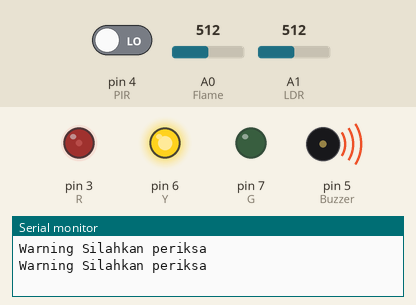
Recording of a sketch running on a simulated Arduino Uno, built with avr-gcc and run on an emulated ATmega328P. Parts: output pins drawn as LEDs (lit = HIGH), buzzer (waves = sounding, pin HIGH), the last lines printed to the serial monitor. Inputs (shaded band) come from the test bench; at power-on: A0 (Flame) = 512, A1 (LDR) = 512, pin 4 (PIR) LOW.

Above: at 2.8 s.
2.9 s: A0 (Flame) set to 1002
6.4 s: A0 (Flame) set to 1015
At 9.1 s:
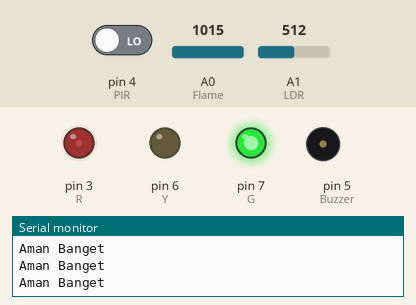
9.5 s: A1 (LDR) set to 716
At 10.7 s:
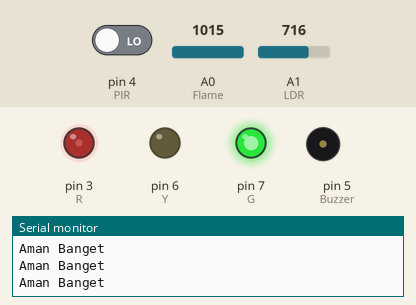
12.2 s: A1 (LDR) set to 0
At 12.9 s:
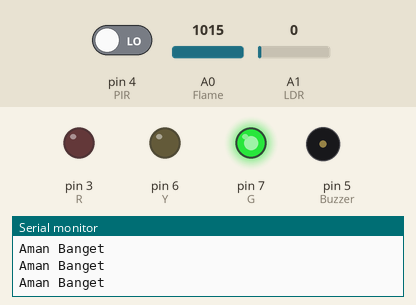
14.9 s: A0 (Flame) set to 900
At 15.6 s:
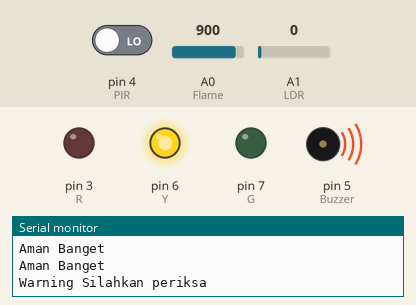
20.4 s: A1 (LDR) set to 12
23.9 s: A1 (LDR) set to 15
At 25.7 s:
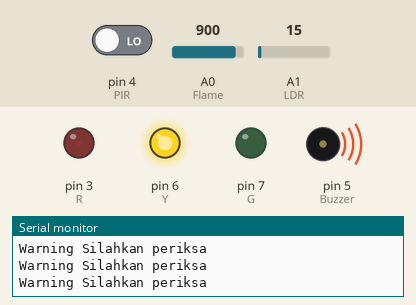
Timing chart, 0 to 30.9 s (numbered marks = the images above; inputs shaded):
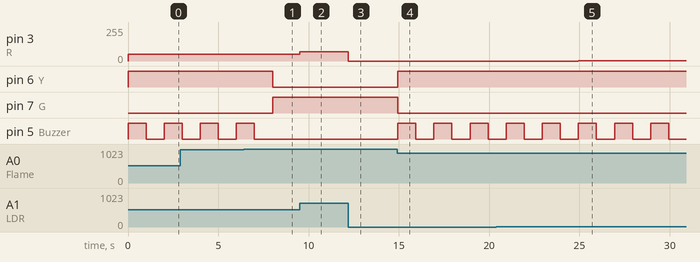

The sketch:

Challenge.ino
```cpp
int Flame = A0;
int LDR = A1;
int PIR = 4;
int R = 3;
int Y = 6;
int G = 7;
int Buzzer = 5;

void setup(){
  Serial.begin(9600);
  pinMode(PIR, INPUT);
  pinMode(R, OUTPUT);
  pinMode(Y, OUTPUT);
  pinMode(G, OUTPUT);
  pinMode(Buzzer, OUTPUT);
}

void loop(){
  int readFlame = analogRead(Flame);
  int readPIR = digitalRead(PIR);
  int readLDR = analogRead(LDR);

  readLDR = map(readLDR, 3, 1015, 0, 100);
  readFlame = map(readFlame, 3, 1015, 100, 0);

  analogWrite(R, readLDR);

  if(readFlame == 0){
      Serial.println("Aman Banget");
      digitalWrite(Buzzer, LOW);
      digitalWrite(G, HIGH);
      digitalWrite(Y, LOW);
  } else if(readFlame <= 75 || readFlame >= 25){
      Serial.println("Warning Silahkan periksa");
      digitalWrite(G, LOW);
      digitalWrite(Y, HIGH);
      digitalWrite(Buzzer, HIGH);
      delay(1000);
      digitalWrite(Buzzer, LOW);
      delay(1000);
  } else if(readFlame > 75){
      Serial.println("Waspada harap mengungsi");
      digitalWrite(G, HIGH);
      digitalWrite(Y, HIGH);
      digitalWrite(Buzzer, HIGH);
      delay(200);
      digitalWrite(Buzzer, LOW);
      delay(200);
  }
}
```

Measured:
- the behaviour switches between 1014 and 1015 on A0 (Flame) (found by bisection; images 0 and 1)
- after the input at 6.4 s, pin 6 (Y): HIGH → LOW after 1.6 s; pin 7 (G): LOW → HIGH after 1.6 s; pin 5 (Buzzer): goes on until 7.0 s, then stays LOW
- after the input at 9.5 s, pin 3 (R): 50/255 → 70/255 at once
- after the input at 12.2 s, pin 3 (R): 70/255 → 0/255 at once
- after the input at 14.9 s, pin 6 (Y): LOW → HIGH at once; pin 7 (G): HIGH → LOW at once; pin 5 (Buzzer): alternates HIGH for 1.0 s and LOW for 1.0 s, starting at once
- after the input at 23.9 s, pin 3 (R): 0/255 → 1/255 after 1.0 s
- by itself, pin 5 (Buzzer): alternates HIGH for 1.0 s and LOW for 1.0 s
